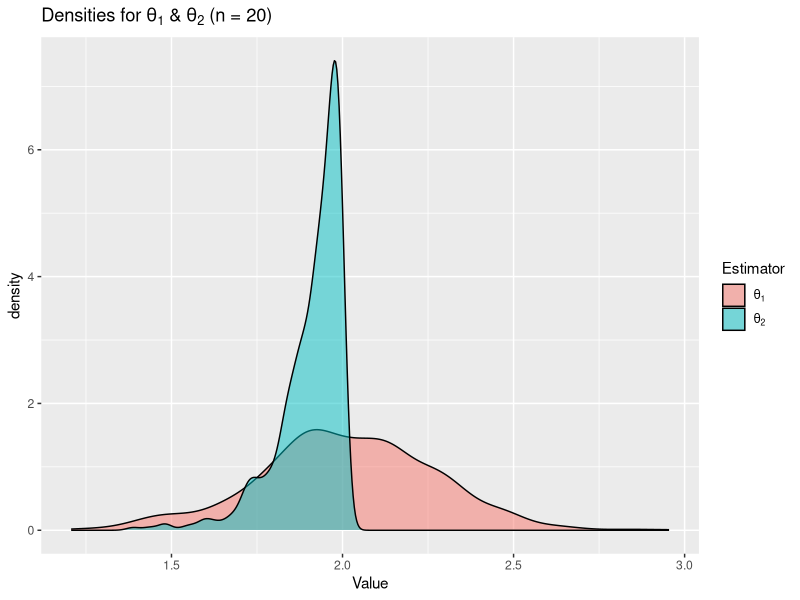
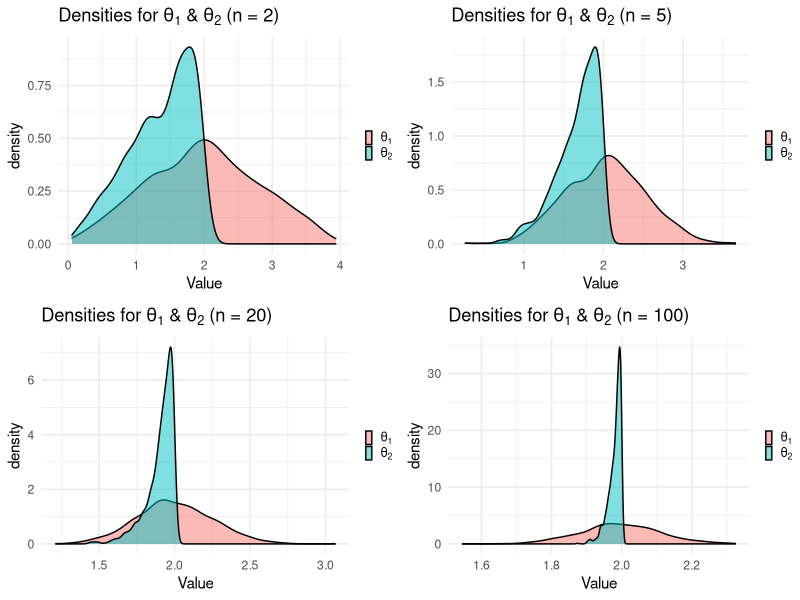
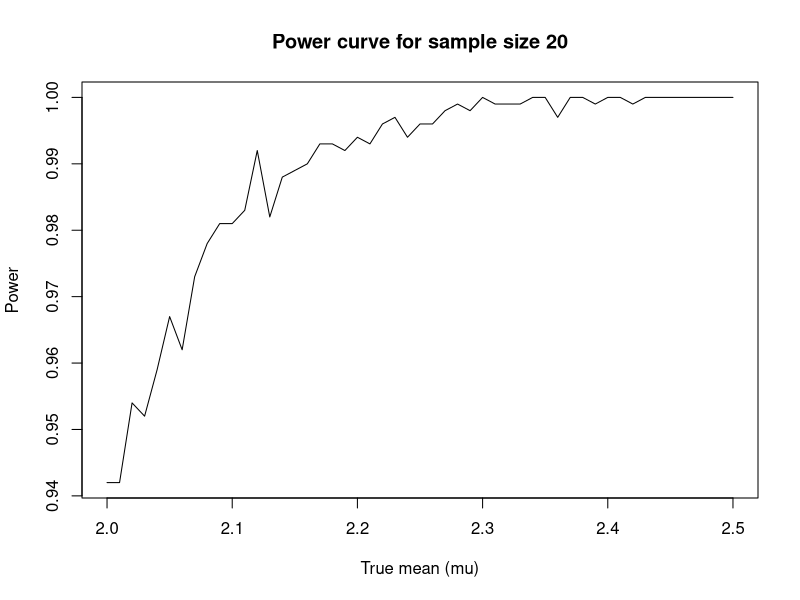
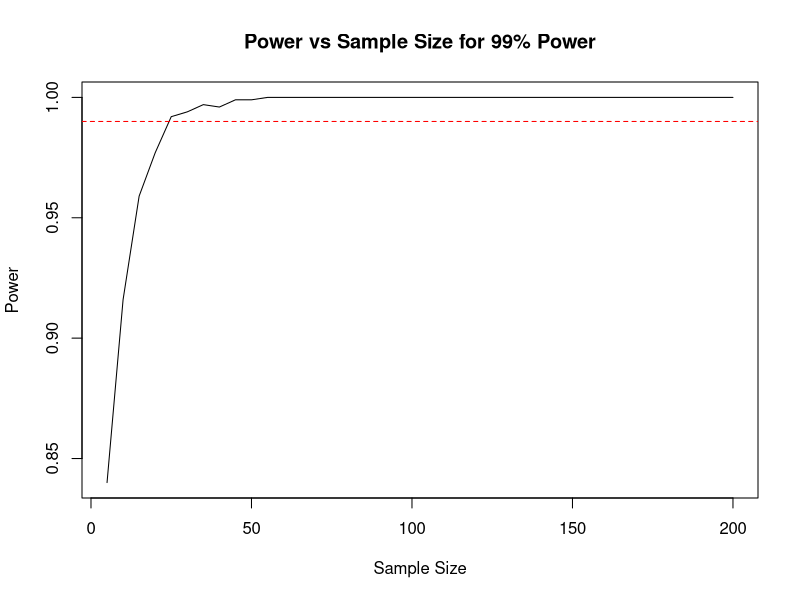
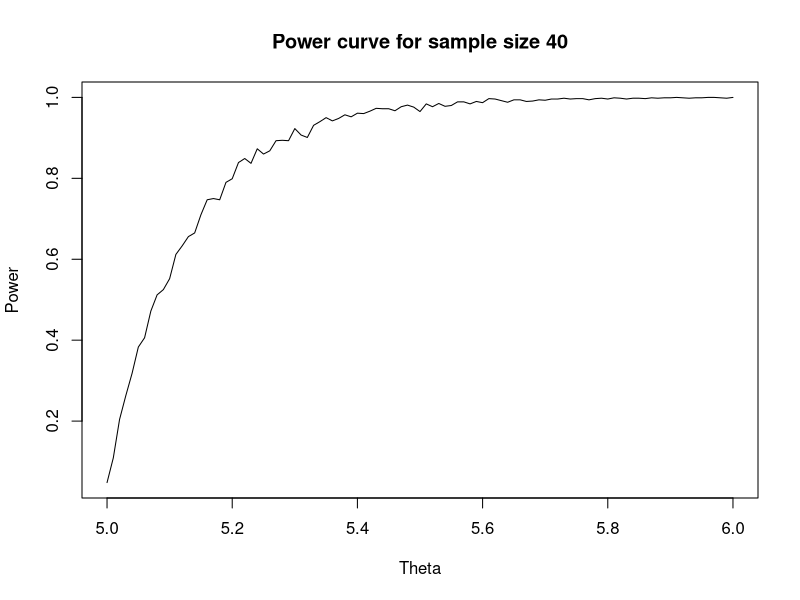

Write R code to recreate these figures, in order.
## ---- chunk 1
library(ggplot2)
library(gridExtra)
set.seed(172)
# Set options to prevent scientific notation
options(scipen = 999)
# knitr::opts_chunk$set(fig.width = 8, fig.height = 12)
## ---- chunk 2
# Define a function to calculate the bias of MME
calculate_bias <- function(n, lambda, num_replicates) {
  biases <- numeric(num_replicates)
  for (i in 1:num_replicates) {
    sample <- rexp(n, rate = lambda)
    mme <- 1 / mean(sample)
    biases[i] <- abs(mme - lambda)
  }
  return(mean(biases))
}

# (b) Estimate the bias for different sample sizes
lambda <- 2
sample_sizes <- c(10, 20, 50, 100, 1000)
biases_sample_sizes <- sapply(sample_sizes, function(n) {
  calculate_bias(n, lambda, 1000)
})
results_df <- data.frame(Sample_Size = sample_sizes, Bias = biases_sample_sizes)
print(results_df)

# (c) Estimate the bias for different numbers of replicates (n = 20)
num_replicates <- c(100, 1000, 10000, 100000)
bias_num_replicates <- sapply(num_replicates, function(rep) {
  calculate_bias(20, lambda, rep)
})
repl_df <- data.frame(Replicates = num_replicates, Bias = bias_num_replicates)
print(repl_df)

# (d) 
print("The bias is almost the same irrespective of the replicates")
## ---- chunk 3
# Function to calculate biases, variances, and MSEs
calculate_metrics <- function(n, theta, replicates) {
  biases_theta1 <- numeric(replicates)
  biases_theta2 <- numeric(replicates)
  variances_theta1 <- numeric(replicates)
  variances_theta2 <- numeric(replicates)
  mses_theta1 <- numeric(replicates)
  mses_theta2 <- numeric(replicates)
  mme_theta1 <- numeric(replicates)
  mle_theta2 <- numeric(replicates)

  for (i in 1:replicates) {
    sample <- runif(n, 0, theta)
    theta1 <- 2 * mean(sample)
    theta2 <- max(sample)

    mme_theta1[i] <- theta1
    mle_theta2[i] <- theta2
    biases_theta1[i] <- abs(theta1 - theta)
    biases_theta2[i] <- abs(theta2 - theta)
    variances_theta1[i] <- var(sample) * (2 / n)^2
    variances_theta2[i] <- (theta^2 / (n + 2)) * (1 - (n - 1) / (n + 1))
    mses_theta1[i] <- biases_theta1[i]^2 + variances_theta1[i]
    mses_theta2[i] <- biases_theta2[i]^2 + variances_theta2[i]
  }

  return(data.frame(
    mme = mme_theta1,
    mle = mle_theta2,
    Biases_theta1 = biases_theta1,
    Biases_theta2 = biases_theta2,
    Variances_theta1 = variances_theta1,
    Variances_theta2 = variances_theta2,
    MSEs_theta1 = mses_theta1,
    MSEs_theta2 = mses_theta2
  ))
}

# (c) (d)
n <- 20
theta <- 2
replicates <- 1000
metrics <- calculate_metrics(n, theta, replicates)

#(c) Compare biases numerically
bias_data <- matrix(c(mean(metrics$Biases_theta1),
                      mean(metrics$Biases_theta2)), nrow = 2)
colnames(bias_data) <- c("Bias")
rownames(bias_data) <- c("Theta1", "Theta2")
as.table(bias_data)

#(d) Compare variances and MSEs numerically
other_data <- matrix(c(mean(metrics$Variances_theta1),
                       mean(metrics$Variances_theta2),
                       mean(metrics$MSEs_theta1),
                       mean(metrics$MSEs_theta2)), nrow = 2, ncol = 2)
colnames(other_data) <- c("Variance", "MSE")
rownames(other_data) <- c("Theta1", "Theta2")
as.table(other_data)

# (e)
data_plot <- data.frame(
  Estimator = rep(c("Theta1", "Theta2"), each = replicates),
  Value = c(metrics$mme, metrics$mle)
)
ggplot(data_plot, aes(x = Value, fill = Estimator)) +
  geom_density(alpha = 0.5) +
  labs(title = bquote(paste("Densities for ", theta[1], " & ", theta[2],
                            " (n = ", .(n), ")", sep = ""))) +
  scale_fill_manual(values = c("Theta1" = "#F8766D", "Theta2" = "#00BFC4"),
                    labels = c(bquote(theta[1]), bquote(theta[2])))

# (f) Repeat for different sample sizes
sample_sizes <- c(2, 5, 20, 100)
results <- list()
for (n in sample_sizes) {
  results[[as.character(n)]] <- calculate_metrics(n, theta, replicates)
}

# Plot densities of biases for different sample sizes
plot_list <- lapply(seq_along(results), function(n, i) {
  df <- results[[i]]
  data_plot <- data.frame(
    Estimator = rep(c("Theta1", "Theta2"), each = replicates),
    Value = c(df$mme, df$mle),
    Sample_Size = rep(c(n[[i]], n[[i]]), each = replicates)
  )
  ggplot(data_plot, aes(x = Value, fill = Estimator)) +
    geom_density(alpha = 0.5) +
    labs(title = bquote(paste("Densities for ", theta[1], " & ", theta[2],
                              " (n = ", .(n[[i]]), ")", sep = ""))) +
    theme_minimal() +
    theme(legend.position = "right",
          legend.key.width = unit(0.01, "npc"),
          legend.key.height = unit(0.02, "npc"),
          legend.margin = margin(l = 0, r = 0)) +
    scale_fill_manual(values = c("Theta1" = "#F8766D", "Theta2" = "#00BFC4"),
                      labels = c(bquote(theta[1]), bquote(theta[2]))) +
    guides(fill = guide_legend(title = NULL))
}, n = names(results))

grid.arrange(grobs = plot_list, ncol = 2)
## ---- chunk 4
# (a)
n <- 15
samples <- replicate(1000, rnorm(n, mean = 5, sd = 25))
conf_intervals <- apply(samples, 2, function(x) t.test(x)$conf.int)
avg_length <- mean(apply(conf_intervals, 2, diff))

# Calculate average length and empirical coverage rate
coverage_rate <- mean(apply(samples, 2, function(x) {
  true_mean <- mean(x)
  true_mean >= conf_intervals[1, ] & true_mean <= conf_intervals[2, ]
}))

cat("Average length of confidence intervals:", avg_length, "\n")
cat("Empirical coverage rate:", coverage_rate, "\n")

# (b) Normal distribution
x <- rnorm(n, mean = 5, sd = 25)
manual_ci <- c(mean(x) - qt(0.975, df = n - 1) *
                 sd(x) / sqrt(n), mean(x) + qt(0.975, df = n - 1)
               * sd(x) / sqrt(n))
cat("The manual conf. int. are", manual_ci, "\n")
t.test_ci <- t.test(x)$conf.int
cat("The t-test conf. int. are", t.test_ci, "\n")

# (c) Exponential Distribution
samples_exp <- replicate(1000, rexp(n, rate = 1 / 5))
conf_intervals_exp <- apply(samples_exp, 2, function(x) t.test(x)$conf.int)
coverage_rate_exp <- mean(apply(samples_exp, 2, function(x) {
  true_mean <- mean(x)
  true_mean >= conf_intervals_exp[1, ] & true_mean <= conf_intervals_exp[2, ]
}))
cat("Empirical coverage rate (exponential distribution):",
    coverage_rate_exp, "\n")

# (d)
n <- 100
samples_exp_large <- replicate(1000, rexp(n, rate = 1 / 5))
conf_intervals_exp_large <- apply(samples_exp_large,
                                  2, function(x) t.test(x)$conf.int)
coverage_rate_exp_large <- mean(apply(samples_exp_large, 2, function(x) {
  true_mean <- mean(x)
  true_mean >= conf_intervals_exp_large[1, ] &
    true_mean <= conf_intervals_exp_large[2, ]
}))
cat("Empirical coverage rate (exponential distribution, n = 100):",
    coverage_rate_exp_large, "\n")
## ---- chunk 5
# Function to calculate test statistic Z
calculate_z <- function(sample_mean, n) {
  sqrt(n) * (sample_mean - 2)
}

# Function to perform hypothesis test and calculate type I error rate
hypot_test <- function(mu, n, threshold) {
  sample_means <- replicate(1000, mean(rnorm(n, mean = mu, sd = 1)))
  rejections <- sample_means > threshold
  return(mean(rejections))
}

# (a) Type I error rates for different sample sizes using sample mean criterion
cat("Type I error rates using sample mean criterion:\n")
for (n in c(5, 10, 50, 100)) {
  type_I_error_rate <- hypot_test(mu = 2, n = n, threshold = 2.5)
  cat("Sample size:", n, "| Type I error rate:", type_I_error_rate, "\n")
}

# (b) Type I error rates for different sample sizes using test statistic Z criterion
cat("\nType I error rates using test statistic Z criterion:\n")
for (n in c(5, 10, 50, 100)) {
  type_I_error_rate <- hypot_test(mu = 2, n = n, threshold = qnorm(0.95))
  cat("Sample size:", n, "| Type I error rate:", type_I_error_rate, "\n")
}

# (c) Power curve for sample size 20
power_curve <- numeric()
for (mu in seq(2, 2.5, by = 0.01)) {
  type_II_error_rate <- 1 - hypot_test(mu = mu, n = 20,
                                       threshold = qnorm(0.95))
  power_curve <- c(power_curve, 1 - type_II_error_rate)
}
plot(seq(2, 2.5, by = 0.01), power_curve, type = "l",
     xlab = "True mean (mu)", ylab = "Power",
     main = "Power curve for sample size 20")

# (d) Power versus sample size for achieving 99% power
power <- numeric()
sample_sizes <- seq(5, 200, by = 5)
for (n in sample_sizes) {
  type_II_error_rate <- 1 - hypot_test(mu = 2.1, n = n,
                                       threshold = qnorm(0.95))
  power <- c(power, 1 - type_II_error_rate)
}
plot(sample_sizes, power, type = "l", xlab = "Sample Size",
     ylab = "Power", main = "Power vs Sample Size for 99% Power")
abline(h = 0.99, col = "red", lty = 2)
## ---- chunk 6
# Function to perform hypothesis test and calculate type I error rate
hypot_test <- function(theta, n, threshold) {
  max_values <- replicate(1000, max(runif(n, min = 0, max = theta)))
  rejections <- max_values > threshold
  return(mean(rejections))
}

# (a) Type I error rates for different sample sizes using threshold 4.95
cat("Type I error rates for threshold 4.95:\n")
for (n in c(5, 40, 100)) {
  type_I_error_rate <- hypot_test(theta = 5, n = n, threshold = 4.95)
  cat("Sample size:", n, "| Type I error rate:", type_I_error_rate, "\n")
}

# (b) Type I error rates for different sample sizes using threshold 5 * (0.95)^(1/n)
cat("\nType I error rates for threshold 5 * (0.95)^(1/n):\n")
for (n in c(5, 40, 100)) {
  threshold <- 5 * (0.95)^(1 / n)
  type_I_error_rate <- hypot_test(theta = 5, n = n, threshold = threshold)
  cat("Sample size:", n, "| Type I error rate:", type_I_error_rate, "\n")
}

# (c) Power curve for sample size 40
theta_values <- seq(5, 6, by = 0.01)
power_curve <- numeric()
for (theta in theta_values) {
  threshold <- 5 * (0.95)^(1 / 40)
  type_II_error_rate <- 1 - hypot_test(theta = theta,
                                       n = 40, threshold = threshold)
  power_curve <- c(power_curve, 1 - type_II_error_rate)
}
plot(theta_values, power_curve, type = "l", xlab = "Theta",
     ylab = "Power", main = "Power curve for sample size 40")
